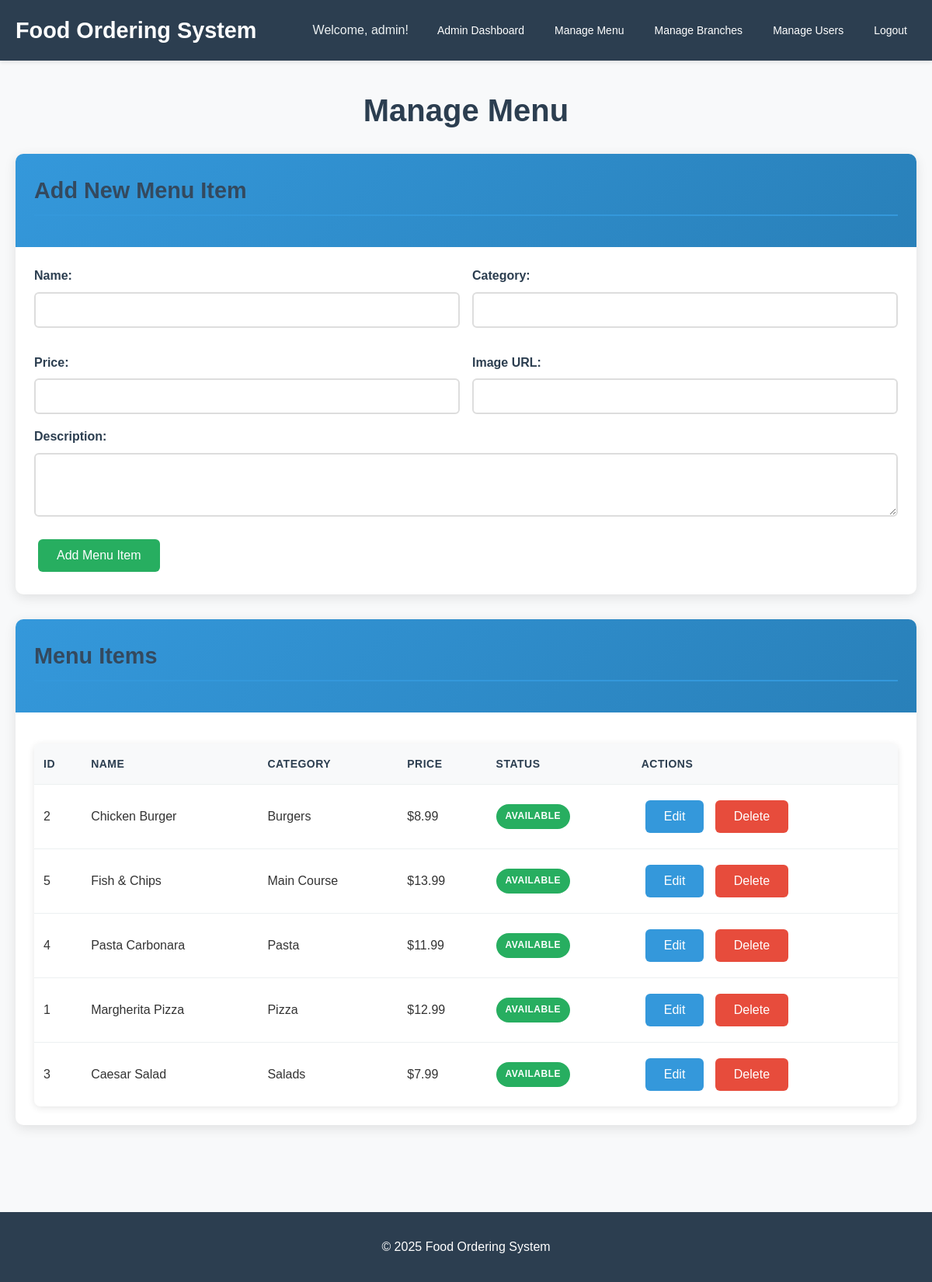
Page /admin/manage_menu.php (signed in) on the committed database.
### tables this page shows
CREATE TABLE menu_items (
    id INT AUTO_INCREMENT PRIMARY KEY,
    name VARCHAR(100) NOT NULL,
    description TEXT,
    price DECIMAL(10, 2) NOT NULL,
    category VARCHAR(50),
    image_url VARCHAR(255),
    status ENUM('available', 'unavailable') DEFAULT 'available',
    created_at TIMESTAMP DEFAULT CURRENT_TIMESTAMP
);

### includes/db.php (called while the page is built, shortened)
<?php
if (!defined('DB_INCLUDED')) {
    $host = 'localhost';
    $user = 'root';
    $pass = '';
    $db = 'food_ordering';
    try {
        $conn = new mysqli($host, $user, $pass, $db);
        $conn->set_charset("utf8");
    } catch (Exception $e) {
        die('Database connection failed: ' . $e->getMessage());
    }
    if (!function_exists('executeQuery')) {
        function executeQuery($query, $params = []) {
            global $conn;
            $stmt = $conn->prepare($query);
            if ($params) {
                $types = str_repeat('s', count($params));
                $stmt->bind_param($types, ...$params);
            }
            $stmt->execute();
            return $stmt;
        }
    }
    if (!function_exists('getMultipleResults')) {
        function getMultipleResults($query, $params = []) {
            $stmt = executeQuery($query, $params);
            $result = $stmt->get_result();
            return $result->fetch_all(MYSQLI_ASSOC);
        }
    }
}

### includes/functions.php (called while the page is built, shortened)
<?php
if (!defined('FUNCTIONS_INCLUDED')) {
if (!function_exists('formatCurrency')) {
    function formatCurrency($amount) {
        return '$' . number_format($amount, 2);
    }
}
}

### admin/manage_menu.php (the view, shortened to what this page needs)
<?php
include '../includes/db.php';
include '../includes/functions.php';
$menuItems = getMultipleResults("SELECT * FROM menu_items ORDER BY category, name");
include '../includes/header.php';
?>
<div class="container">
    <h1>Manage Menu</h1>
    <div class="card">
        <div class="card-header">
            <h2>Add New Menu Item</h2>
        </div>
        <div class="card-body">
            <form method="POST">
                <div style="display: grid; grid-template-columns: 1fr 1fr; gap: 1rem;">
                    <div class="form-group">
                        <label for="name">Name:</label>
                        <input type="text" id="name" name="name" required>
                    </div>
                    <div class="form-group">
                        <label for="category">Category:</label>
                        <input type="text" id="category" name="category" required>
                    </div>
                    <div class="form-group">
                        <label for="price">Price:</label>
                        <input type="number" id="price" name="price" step="0.01" min="0" required>
                    </div>
                    <div class="form-group">
                        <label for="image_url">Image URL:</label>
                        <input type="url" id="image_url" name="image_url">
                    </div>
                </div>
                <div class="form-group">
                    <label for="description">Description:</label>
                    <textarea id="description" name="description" rows="3"></textarea>
                </div>
                <button type="submit" class="btn btn-success">Add Menu Item</button>
            </form>
        </div>
    </div>
    <div class="card">
        <div class="card-header">
            <h2>Menu Items</h2>
        </div>
        <div class="card-body">
            <?php if (!empty($menuItems)): ?>
                <table class="table">
                    <thead>
                        <tr>
                            <th>ID</th>
                            <th>Name</th>
                            <th>Category</th>
                            <th>Price</th>
                            <th>Status</th>
                            <th>Actions</th>
                        </tr>
                    </thead>
                    <tbody>
                        <?php foreach ($menuItems as $item): ?>
                            <tr>
                                <td><?php echo $item['id']; ?></td>
                                <td><?php echo htmlspecialchars($item['name']); ?></td>
                                <td><?php echo htmlspecialchars($item['category']); ?></td>
                                <td><?php echo formatCurrency($item['price']); ?></td>
                                <td>
                                    <span class="badge <?php echo $item['status'] === 'available' ? 'badge-success' : 'badge-danger'; ?>">
                                        <?php echo ucfirst($item['status']); ?>
                                    </span>
                                </td>
                                <td>
                                    <button class="btn btn-primary" onclick="editItem(<?php echo htmlspecialchars(json_encode($item)); ?>)">Edit</button>
                                    <form method="POST" style="display: inline;" onsubmit="return confirm('Are you sure you want to delete this item?')">
                                        <button type="submit" class="btn btn-danger">Delete</button>
                                    </form>
                                </td>
                            </tr>
                        <?php endforeach; ?>
                    </tbody>
                </table>
            <?php else: ?>
                <p>No menu items found.</p>
            <?php endif; ?>
        </div>
    </div>
</div>
<?php include '../includes/footer.php'; ?>

### assets/css/style.css (style rules this page uses)
* { box-sizing: border-box; margin: 0; padding: 0; }
body { font-family: 'Arial', sans-serif; background: #f8f9fa; line-height: 1.6; color: #333; }
.container { max-width: 1200px; margin: 0 auto; padding: 0 20px; }
h1 { color: #2c3e50; margin-bottom: 1.5rem; text-align: center; font-size: 2.5rem; }
h2 { color: #34495e; margin-bottom: 1rem; border-bottom: 2px solid #3498db; padding-bottom: 0.5rem; }
.form-group { margin-bottom: 1rem; }
label { display: block; margin-bottom: 0.5rem; font-weight: bold; color: #2c3e50; }
input, select, textarea { width: 100%; padding: 12px; border: 2px solid #ddd; border-radius: 6px; font-size: 16px; transition: border-color 0.3s ease; }
.btn { display: inline-block; padding: 12px 24px; background: #3498db; color: white; text-decoration: none; border: none; border-radius: 6px; cursor: pointer; font-size: 16px; font-weight: 500; transition: all 0.3s ease; text-align: center; margin: 5px; }
.btn-success { background: #27ae60; }
.btn-danger { background: #e74c3c; }
.btn-primary { background: #3498db; }
.card { background: white; border-radius: 10px; box-shadow: 0 4px 15px rgba(0,0,0,0.1); margin-bottom: 2rem; overflow: hidden; transition: transform 0.3s ease; }
.card-header { background: linear-gradient(135deg, #3498db, #2980b9); color: white; padding: 1.5rem; border-bottom: none; font-weight: bold; font-size: 1.2rem; }
.card-body { padding: 1.5rem; }
.table { width: 100%; border-collapse: collapse; background: white; border-radius: 8px; overflow: hidden; box-shadow: 0 2px 10px rgba(0,0,0,0.1); margin-top: 1rem; }
.table th, .table td { padding: 15px 12px; text-align: left; border-bottom: 1px solid #ecf0f1; }
.table th { background: #f8f9fa; font-weight: bold; color: #2c3e50; font-size: 14px; text-transform: uppercase; letter-spacing: 0.5px; }
.table tr:last-child td { border-bottom: none; }
.badge { display: inline-block; padding: 6px 12px; border-radius: 20px; font-size: 12px; font-weight: bold; text-transform: uppercase; letter-spacing: 0.5px; }
.badge-success { background: #27ae60; color: white; }

### rows in the picture
menu_items: id "2", name "Chicken Burger", category "Burgers", price "$8.99", status "AVAILABLE"
menu_items: id "5", name "Fish & Chips", category "Main Course", price "$13.99", status "AVAILABLE"
menu_items: id "4", name "Pasta Carbonara", category "Pasta", price "$11.99", status "AVAILABLE"
menu_items: id "1", name "Margherita Pizza", category "Pizza", price "$12.99", status "AVAILABLE"
menu_items: id "3", name "Caesar Salad", category "Salads", price "$7.99", status "AVAILABLE"

### other values in the picture
$_SESSION['username'] "admin"
